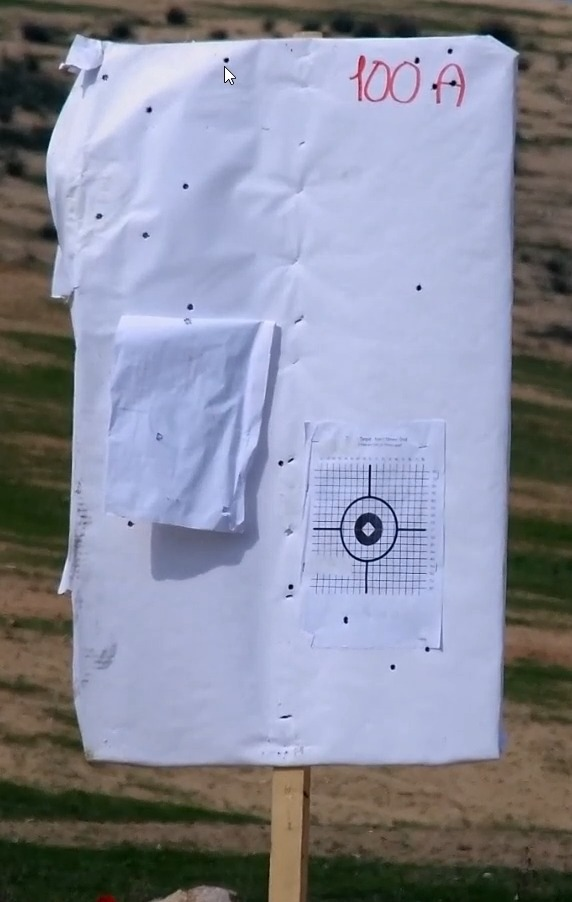
#> input picture ImageRecognitionService/images/original.jpg, 572 x 902 px
$ python -i board.py   (imports and definitions only)   (older library calls are emulated)
#> lines starting #> are read from the running program, lines starting #| are printed output that depends on the picture; after the words box and inside, x2 and y2 are one past the last pixel; in counts of white or black regions, pixels touching at a corner belong together
#> further down, picture is the input picture: shape (902, 572, 3); mean B, G, R 154.4, 138.1, 135.3
"""Board geometry: find it, register it, rectify it, and place Targets in it.

Board space is the coordinate system everything downstream works in. It is the
Target artwork's own pixel grid, scaled so detection runs at the right apparent
size and shifted so the canvas corner is the origin. Two properties make it the
right frame of reference:

- It does not move. The camera drifts ~16px over 12s on real footage, and the
  Board itself moves in wind; Board space absorbs both.
- It is tied to printed artwork, so every Board-space length converts to
  millimetres once the print scale is known — see `to_millimetres`.

**One homography for the whole Board**, with Targets located inside it: the
baseline frame's is fitted to the reference Target's silhouette, and every later
frame is registered to the baseline frame on the Board's own texture (#50). This
assumes the Board is a single plane. The sheets are stapled separately and
visibly curl, so the assumption is known to be imperfect; `residuals` exists to
measure what it costs if SOW 2.3.2's 5mm proves unreachable. The alternative is
one homography per Target, which absorbs curl a Board-level fit cannot.
"""
import json
import math
import os
from typing import NamedTuple

import cv2
import numpy as np

BASE_DIR = os.path.dirname(os.path.dirname(os.path.abspath(__file__)))  # ImageRecognitionService/
DEFAULT_TEMPLATE = os.path.join(BASE_DIR, "data", "targets", "kanat_silhouette_a4.png")
PRINT_SCALE_PATH = os.path.join(BASE_DIR, "config", "print_scale.json")

# --- Target artwork landmarks, measured on the source PNG -------------------
# Readings off the artwork, not tuning knobs.
RING_CENTRE_TPL = np.array([695.4, 639.2])  # white 10-ring centre, template px
# White 10-ring diameter, template px: twice the median radius of its edge, at
# half level, over 720 rays (`tools/ring_landmarks.py`, #70). The disk is ~2%
# taller than wide (221.1 x 224.6). 227 until #70, which was 1-3 px outside it.
RING_DIAMETER_TPL = 223.0

# Ring centre relative to the silhouette's centroid. Every Target on a Board is
# the same artwork, but only the reference Target is registered against the
# template; this offset places the ring centre on the others from their own
# outline, without a second registration. Assumes Targets are not rotated
# relative to one another — consistent with the single-plane Board.
RING_OFFSET_TPL = RING_CENTRE_TPL - np.array([696.8, 648.9])

# Outer radius of each scoring ring, template px. The 10-ring ends at the white
# disk's edge. Each ring after it ends at the centre of the white line, the
# median over 720 rays from the ring centre (`tools/ring_landmarks.py`, #70).
# The rings are ~2% taller than wide, so one radius is off by up to ±1.4 px at
# the 10-ring and ±5 px at the 7-ring.
# ponytail: circular rings, well under the 7-8 px registration error (#50);
# score an ellipse (one y/x aspect, ~1.022) if registration gets that good.
RING_RADII_TPL = (RING_DIAMETER_TPL / 2, 220.5, 322.4, 425.1, 528.2)
RING_SCORES = (10, 9, 8, 7, 6)
OUTSIDE_RINGS = 0          # on the Target, beyond the 6-ring

# --- Provisional working values --------------------------------------------
# NONE of these are validated. They were set by hand against a single clip
# (CamA_20260914_141546) and fixed before the sealed run, which evaluated them
# once (#31); sealing is gone since (ADR-0010). Every number below is a
# starting point, not a requirement. See docs/adr/0003-a-bullet-hole-is-new-when-it-persists.md.

GREEN_LO = (35, 40, 30)    # PROVISIONAL: hue gate for the printed Target
GREEN_HI = (95, 255, 255)  # PROVISIONAL: one artwork, one lighting condition
MIN_TARGET_AREA_PX = 5000  # PROVISIONAL: rejects specks, may reject distant Targets

# Apparent size at which the detector actually works.
#
# What reproduces: upscaling past ~1.8 gives ZERO detections, at three canvas
# resolutions an octave apart. That ceiling is solid and is why nothing here
# upscales.
#
# What does NOT reproduce: a sharp optimum. On a single-Target crop yield peaked
# at 0.86 and halved by 1.04; on the full Board canvas the same sweep is flat —
# 14 detections at 0.53, 16 at 0.70, 14 at 0.89, 12 at 1.12. Anywhere in 0.5-1.1
# is defensible on the evidence available, and the difference between them is
# within single-frame noise.
#
# So this value is inside a flat band, not on a measured peak. Another sweep of
# one clip will not settle it, and the sealed run only tests the value fixed
# before it (ADR-0005).
TARGET_NET_SCALE = 0.90    # PROVISIONAL

# Two detections are the same Bullet Hole within this many template px. Expressed
# in template px precisely so it survives a change of camera distance, unlike a
# frame-pixel value. It converts to millimetres with the print scale, as
# `to_millimetres` does.
#
# Swept against data/truth/cama-20260914-141546 (6 Bullet Holes): 40 scores
# 5 true / 1 false / 1 missed, 20 scores 6 / 1 / 0. The radius also gates
# which detections count as "already in the baseline", so an over-wide value
# discards real Bullet Holes near a pre-existing one — which is how 40 lost a
# Bullet Hole 125 template px clear of its neighbour.
MATCH_TPL_PX = 20.0        # PROVISIONAL

# Deliberately loose. Change detection only ever ADDS confidence to a detection
# the model already made, so a false "changed" costs nothing while a missed one
# wastes the channel. At 2.5 it produced a single component across a whole Board
# and the evidence was dead.
ABSDIFF_SIGMA = 2.0        # PROVISIONAL: change-detection gate, evidence only

# How far past the Targets the rectified Board extends, as a fraction of the
# Target spread. Bullet Holes outside this are not merely unscored, they are
# never seen — so this bounds recall, not just presentation.
#
# It is now the floor, not the whole extent: `canvas_layout` grows the canvas
# past it to the Board's edge where one is found (#46), and never cuts inside it.
# The detector is still shown this margin canvas exactly as before, and the
# Board past it only as separate bands (`Inner`, `BoardView.exposed_bands`):
# shown one grown image, borderline marks moved with sub-pixel phase and with
# Board added far from them, and the canvas-shift control failed.
# It broke on the CamB close pose (#41), where Bullet Holes ~1.2 Target spans
# below the Target were off the canvas. Growing the canvas to the whole camera
# view was measured and rejected — CamA fell from F1 0.92 to 0.77, because any
# change to its canvas moves its marginal detections — and so was the
# colour-connected Board (#46). CamA finds no Board edge past this margin, so
# its canvas is unchanged.
BOARD_MARGIN = 0.50        # PROVISIONAL

# The Board's edge (#46): the canvas grows past `BOARD_MARGIN` to the first
# straight edge round the Targets, where the Board ends at the ground or at a
# seam with the next Board of the stand. Colour cannot find it: the Boards
# abutting it are the same white. Set against the four spent/threshold-work
# recordings' baseline frames; not swept.
EDGE_GAP_SPANS = 0.3       # PROVISIONAL: skip the Target print's own border, nearer in
EDGE_SEARCH_SPANS = 2.0    # PROVISIONAL: how far from the ring the edge is looked for
EDGE_MIN = 20.0            # PROVISIONAL: mean Sobel along the edge, 8-bit grey
EDGE_PX = 0.25             # search resolution, per template px: 268 px a Target span
EDGE_BLUR = 2.0            # search px; the border erosion below covers its reach


# Registration after the baseline frame (#50). ECC on the greyscale Board within
# this many Target spans of the ring (a square: its corners reach ~2.1), fitted
# at this fraction of the frame's resolution. Measured with
# registration_reach.py on the four spent/threshold-work recordings; not swept.
REGION_SPANS = 1.5         # PROVISIONAL
ECC_SCALE = 0.5            # PROVISIONAL: half resolution
ECC_CROP_MARGIN = 64       # frame px round the region: room for the camera drift

# A re-anchor (#80) is seeded from every Target in view and keeps the best fit,
# and only above this. The Targets share one artwork, so a neighbour's seed can
# converge one Target over. Measured 2026-10-05 seeding every contour against
# the baseline, four CamA/CamB clips: the right Target 0.97-0.99, a neighbour
# 0.55 (182 frame px off) and 0.20, or no convergence. Not swept.
REANCHOR_MIN_CORRELATION = 0.9   # PROVISIONAL


class NotCalibrated(RuntimeError):
    """Raised when a physical measurement is requested before calibration."""


# [11 lines left out: functions _as_matrix, apply, not called in this run]


def find_targets(frame, min_area=MIN_TARGET_AREA_PX):
    """Every printed Target visible in `frame`, largest first, plus the mask.

    One hue threshold does this: the artwork is saturated green against paper,
    dirt and plywood. No model is involved, and none is needed.
    """
#> called with min_area = 5000
    mask = cv2.inRange(cv2.cvtColor(frame, cv2.COLOR_BGR2HSV), GREEN_LO, GREEN_HI)
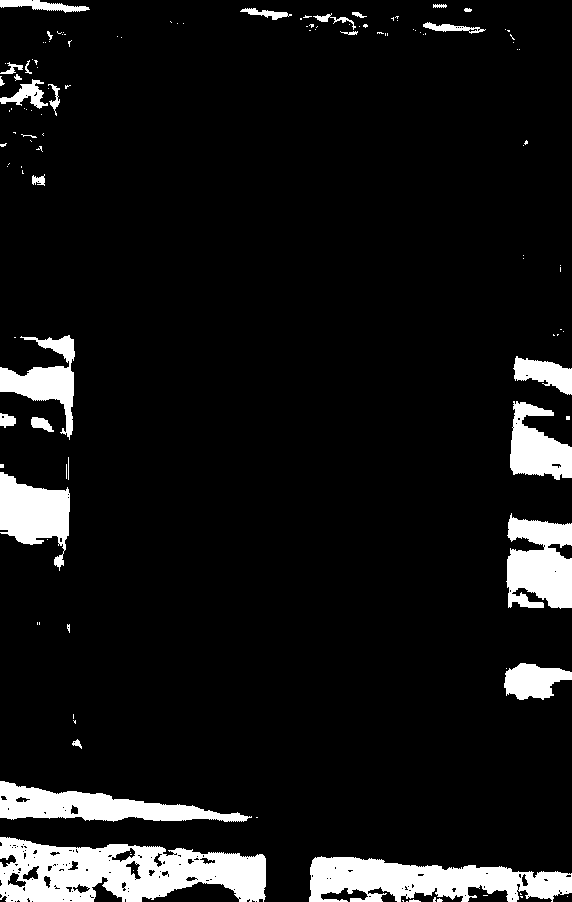
#> mask: shape (902, 572); 8.8% white; 125 white regions (94 under 20 px), largest, box (x1, y1, x2, y2) and area: (0, 837, 266, 902) 11538, (309, 856, 572, 902) 7768, (0, 781, 252, 822) 4958
    mask = cv2.morphologyEx(mask, cv2.MORPH_CLOSE, np.ones((9, 9), np.uint8))
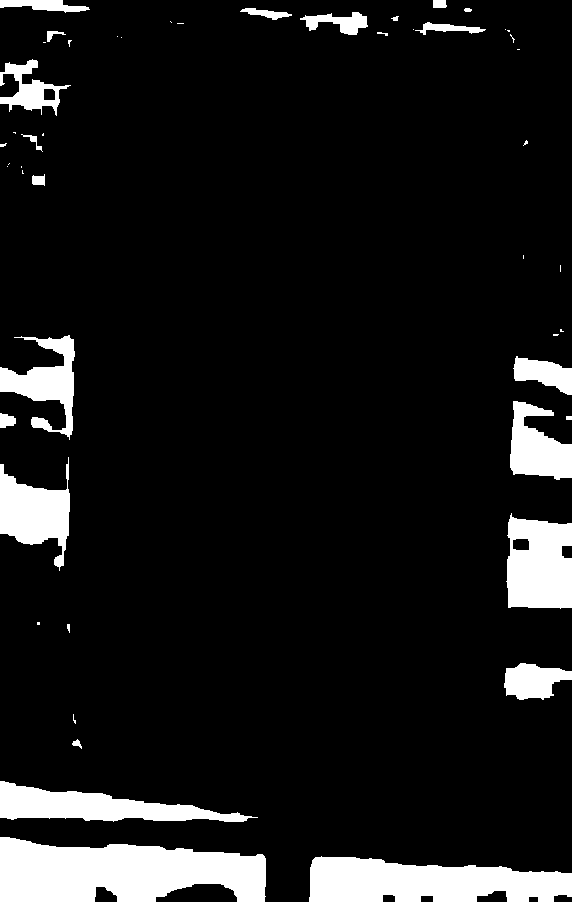
#> mask: shape (902, 572); 9.9% white; 50 white regions (25 under 20 px)
    contours, _ = cv2.findContours(mask, cv2.RETR_EXTERNAL, cv2.CHAIN_APPROX_SIMPLE)
#> contours = 50 contours, 30 with area under 20; largest, box (x1, y1, x2, y2) and area: (0, 837, 266, 902) 12798, (309, 856, 572, 902) 8814, (506, 513, 572, 609) 5273, (0, 781, 258, 822) 4888, (0, 457, 70, 571) 3892
    keep = [c for c in contours if cv2.contourArea(c) >= min_area]
#> keep = 3 contours; box (x1, y1, x2, y2) and area: (0, 837, 266, 902) 12798, (309, 856, 572, 902) 8814, (506, 513, 572, 609) 5273
    return sorted(keep, key=cv2.contourArea, reverse=True), mask


def template_contour(template_mask):
    contours, _ = cv2.findContours(template_mask, cv2.RETR_EXTERNAL, cv2.CHAIN_APPROX_SIMPLE)
    return max(contours, key=cv2.contourArea)


# [10 lines left out: functions contour_span, spread, not called in this run]


SIDES = ("left", "right", "above", "below")
AXIS = {"left": 0, "right": 0, "above": 1, "below": 1}   # which coordinate a side bounds


# [77 lines left out: functions find_board_edges, canvas_bounds, not called in this run]


class Layout(NamedTuple):
    """Where the canvas sits, and the `BOARD_MARGIN` canvas inside it (#46)."""
    lo: np.ndarray          # canvas origin, unshifted Board px
    size: tuple             # (width, height)
    inner_lo: np.ndarray    # the margin canvas's origin, exactly as before #46
    inner_size: tuple
    offset: tuple           # whole px from the canvas origin to the margin canvas's


# [17 lines left out: function canvas_layout, not called in this run]


def _blurred(mask):
    return cv2.GaussianBlur(mask.astype(np.float32) / 255, (21, 21), 0)


# [101 lines left out: functions box_seed, register, ecc_warp, board_shift, texture_region, not called in this run]


def _gray(frame):
    return cv2.cvtColor(frame, cv2.COLOR_BGR2GRAY).astype(np.float32) / 255


class Inner(NamedTuple):
    """The `BOARD_MARGIN` canvas inside a grown one (#46).

    The detector is shown this canvas exactly as it was before #46 — its own
    matrix and size, not a crop of the grown canvas — and only the Board the
    edge search exposes past it goes through a second inference. Growing the
    image the detector sees moves its borderline marks: a Bullet Hole's
    confidence moved 0.26 -> 0.41 for half a pixel of translation, and
    0.19 -> 0.04 for Board added a Target span away (#46)."""
    tpl_to_board: np.ndarray   # template -> margin canvas px
    size: tuple                # (width, height)
    offset: tuple              # its origin in the grown canvas, whole px


class Band(NamedTuple):
    """A strip of Board past the margin canvas, searched on its own (#46)."""
    crop: tuple   # (x0, y0, x1, y1) canvas px the detector is shown
    owns: tuple   # (x0, y0, x1, y1) canvas px, half-open, whose detections it reports


class Anchor(NamedTuple):
    """The baseline frame every later frame is registered to (#50)."""
    gray: np.ndarray     # the baseline frame, greyscale, 0-1
    region: np.ndarray   # the ECC mask, baseline frame coords
    H: np.ndarray        # template -> baseline frame


# [29 lines left out: functions net_scale, board_scale_for, not called in this run]


class BoardView:
    """A rectified Board for one frame, with its Targets located inside it.

    Positions taken from this view are directly comparable with positions from
    any other frame's view, because both live in Board space.
    """

    # [10 lines left out: function __init__, not called in this run]

    @property
    def board_scale(self):
        return float(self.tpl_to_board[0, 0])

    # [21 lines left out: functions ring_centre, match_radius, not called in this run]

    def template_to_board(self, points):
        return apply(self.tpl_to_board, points)

    def board_to_template(self, points):
        return apply(np.linalg.inv(self.tpl_to_board), points)

    def _frame_to_board(self):
        return self.tpl_to_board @ np.linalg.inv(self.H)

    def frame_to_board(self, points):
        return apply(self._frame_to_board(), points)

    def board_to_frame(self, points):
        return apply(self.H @ np.linalg.inv(self.tpl_to_board), points)

    def rectify(self, frame):
        """The Board viewed square-on, at the scale detection wants."""
        return cv2.warpPerspective(frame, self._frame_to_board(), self.canvas_size)

    # [101 lines left out: functions rectify_inner, grew, in_inner, exposed_bands, assign, build_view, not called in this run]


# Under half a canvas pixel is projection rounding, not a strip the canvas
# could have held; anything more is a real gap and is reported.
ROUNDING_PX = 0.5


# [350 lines left out: functions target_span, _clip_to_box, uncovered_view, track_view, shifted, reanchor_view and 8 more, not called in this run]

>>> import cv2
>>> picture = cv2.imread('../images/original.jpg')
>>> result = find_targets(picture)
